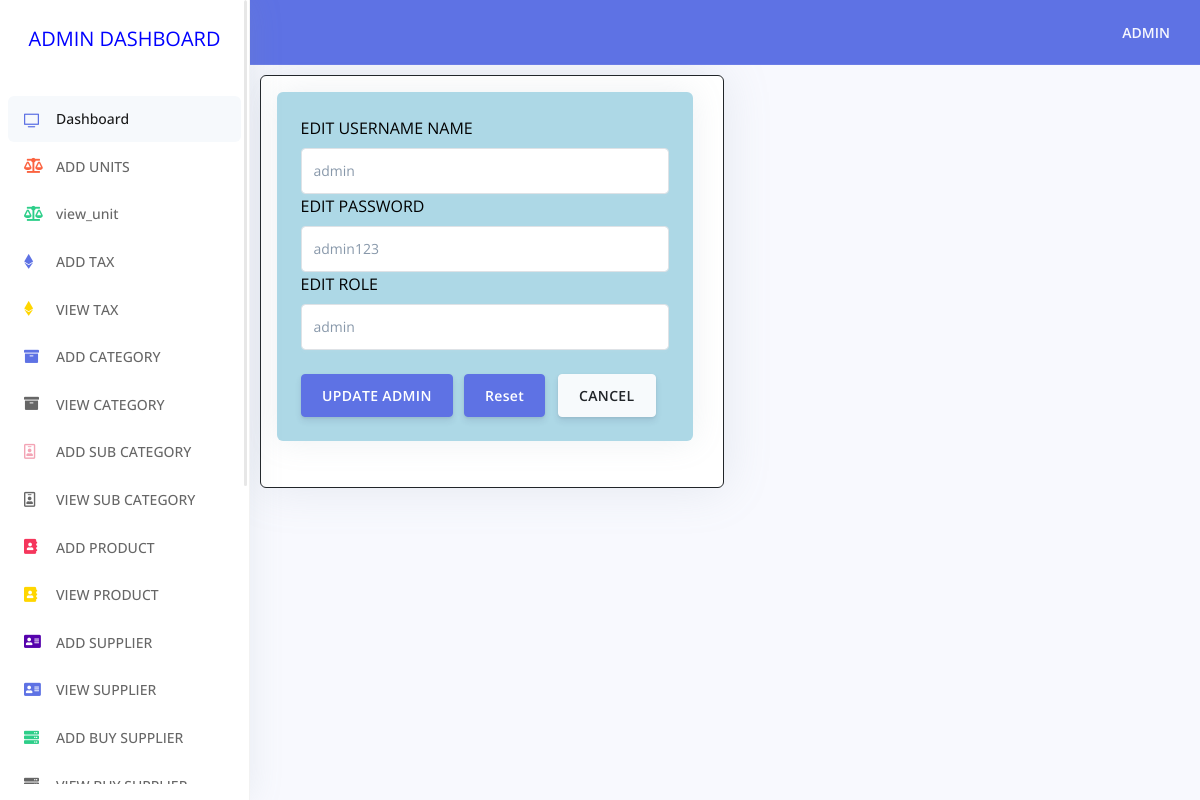
Page /admin/edit_profile.php?admin_id=1 on the committed database.
### tables this page shows
CREATE TABLE `admin_tbl` (
  `admin_id` int(10) NOT NULL,
  `username` varchar(100) NOT NULL,
  `password` varchar(100) NOT NULL,
  `role` varchar(20) NOT NULL,
  `created_date` timestamp NOT NULL DEFAULT CURRENT_TIMESTAMP
);

### admin/edit_profile.php (the view, shortened to what this page needs)
<!DOCTYPE html>
<html>
<head>
	<link rel="stylesheet" href="https://cdn.jsdelivr.net/npm/bootstrap@4.5.3/dist/css/bootstrap.min.css">
	<?php
		include('includes/stylesheet.php');
	?>
</head>
<body>
<?php
		include('includes/sidenav.php');
?>
<div class="main-content" id="panel">
<?php
	include('includes/topnav.php');
	include('dbconnect.php');
	$admin_id = $_GET['admin_id'];
	$query = " select * from admin_tbl where admin_id='$admin_id'";
	$query_res = $link->query($query);
	while ($r = mysqli_fetch_array($query_res)) {
		$username = $r['username'];
		$password = $r['password'];
		$role = $r['role'];
	?>
<div class="card-body"n style="padding: 1%;">
  <div class="shadow-lg p-3 mb-5 bg-white rounded border border-dark" style="width:29rem;">
<div class="card" style="width: 26rem;background-color:lightblue;color:black;">
	<form method="POST" action="update_admin_process.php" enctype="multipart/form-data">
  		<div class="card-body">
			<div class="form-group">
				<label>EDIT USERNAME  NAME</label>
    				<input type="text" class="form-control"  name="username" value="<?php echo $username; ?>" required>
				<label>EDIT PASSWORD</label>
					 <input type="text" class="form-control"  name="password" value="<?php echo $password; ?>" required>
				<label>EDIT ROLE</label>
					  <input type="text" class="form-control"  name="role" value="<?php echo $role; ?>" required>
  		</div>
  			</form>
 					 <button type="submit" name="updateadmin" class="btn btn-primary">UPDATE ADMIN</button>
           <input type="reset" class="btn btn-primary" />&nbsp<a href="index.php" class="btn btn-secondary">CANCEL</a>
           <br>
           </div>
		</div>
</center>	</div>
</form></div>
<?php
	}
?>
</body>
</html>

### rows in the picture
admin_tbl: username "admin", password "admin123", role "admin"
